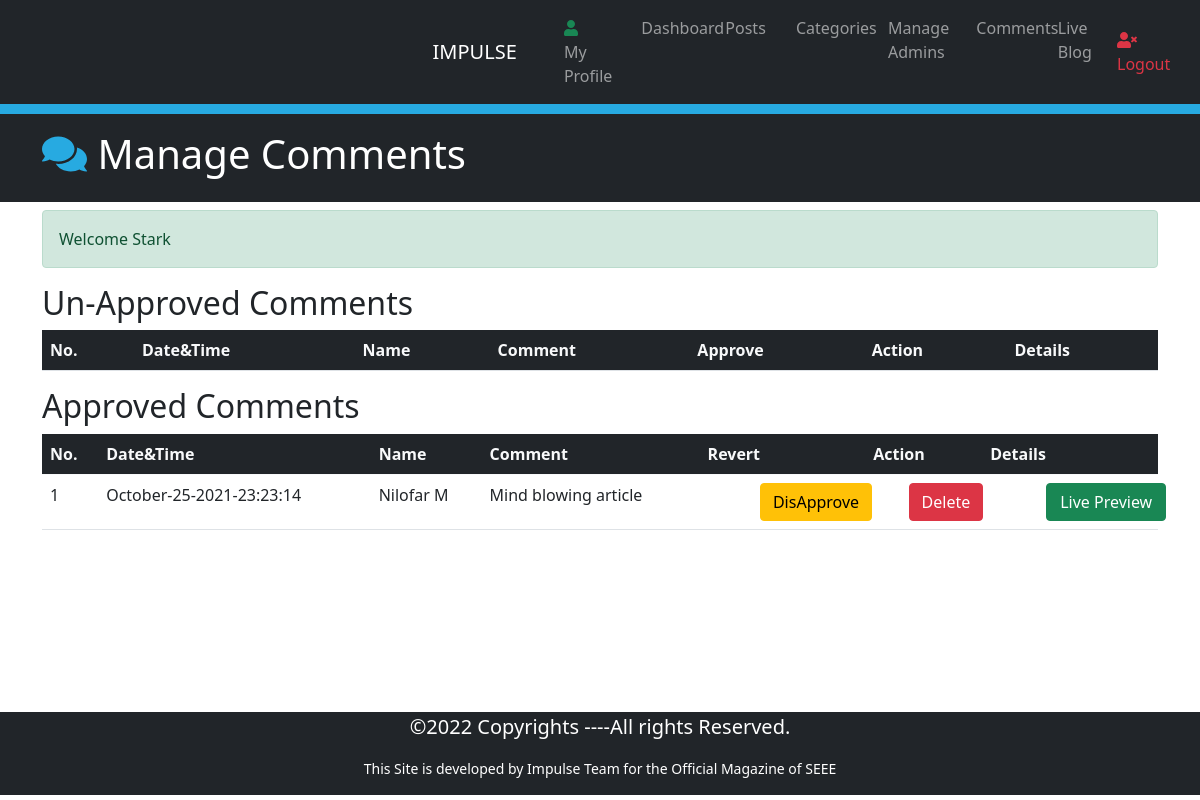
The app's page /comments.php (signed in) with its own data.
### tables this page shows
CREATE TABLE `comments` (
  `id` int(10) NOT NULL,
  `datetime` varchar(50) NOT NULL,
  `name` varchar(50) NOT NULL,
  `email` varchar(100) NOT NULL,
  `comment` varchar(500) NOT NULL,
  `approvedby` varchar(50) NOT NULL,
  `status` varchar(3) NOT NULL,
  `post_id` int(10) NOT NULL
);

### comments.php (the view, shortened to what this page needs)
<?php
  require_once('includes/sessions.php');
?>
<!DOCTYPE html>
<html lang="en">
<head>
    <link rel="stylesheet" href="css/bootstrap.min.css">
    <link rel="stylesheet" href="css/all.min.css">
    <link rel="stylesheet" href="css/style.css">
</head>
<body>
  <nav class="navbar navbar-expand-lg navbar-dark bg-dark">
    <div class="container">
      <a href="#" class="navbar-brand">IMPULSE</a>
      <div class="collapse navbar-collapse" id="navbarcollapseCMS">
        <ul class="navbar-nav mr-auto">
          <li class="nav-item">
            <a href="myprofile.php" class="nav-link"> <i class="fas fa-user text-success"></i> My Profile</a>
          </li>
          <li class="nav-item">
            <a href="dashboard.php" class="nav-link">Dashboard</a>
          </li>
          <li class="nav-item">
            <a href="posts.php" class="nav-link">Posts</a>
          </li>
          <li class="nav-item">
            <a href="Categories.php" class="nav-link">Categories</a>
          </li>
          <li class="nav-item">
            <a href="admin.php" class="nav-link">Manage Admins</a>
          </li>
          <li class="nav-item">
            <a href="comments.php" class="nav-link">Comments</a>
          </li>
          <li class="nav-item">
            <a href="blog.php?page=1" class="nav-link" target="_blank">Live Blog</a>
          </li>
        </ul>
        <ul class="navbar-nav ms-auto">
          <li class="nav-item">
            <a href="logout.php" class="nav-link text-danger"><i class="fas fa-user-times"></i> Logout</a>
          </li>
        </ul>
      </div>
    </div>
  </nav>
  <div style="height:10px; background:#27aae1;"></div>
  <header class="bg-dark text-white py-3">
    <div class="container">
      <div class="row">
        <div class="col-md-12">
          <h1><i class="fas fa-comments" style="color:#27aae1;"></i> Manage Comments</h1>
        </div>
      </div>
    </div>
  </header>
    <section class="container py-2 mb-4">
        <div class="row" style="min-height:30px;">
            <div class="col-lg-12" style="min-height:470px;">
                <?php
                    echo SuccessMessage();
                ?>
                <h2>Un-Approved Comments</h2>
                <table class="table table-stripped table-hover">
                    <thead class="thead-light text-light bg-dark">
                        <th>No. </th>
                        <th>Date&Time</th>
                        <th>Name </th>
                        <th>Comment</th>
                        <th>Approve</th>
                        <th>Action</th>
                        <th>Details</th>
                    </thead>
                </table>
                <h2>Approved Comments</h2>
                <table class="table table-stripped table-hover">
                    <thead class="thead-light text-light bg-dark">
                        <th>No. </th>
                        <th>Date&Time</th>
                        <th>Name </th>
                        <th>Comment</th>
                        <th>Revert</th>
                        <th>Action</th>
                        <th>Details</th>
                    </thead>
                    <?php
                        global $conn;
                        $sql = "SELECT * FROM comments WHERE status='ON' ORDER BY id desc";
                        $stmt = $conn->query($sql);
                        $stmt->execute();
                        $i = 0;
                        while($DataRows=$stmt->fetch()){
                            $CommentId = $DataRows["id"];
                            $DateTime = $DataRows["datetime"];
                            $CommenterName = $DataRows["name"];
                            $CommentContent = $DataRows["comment"];
                            $commentPostId = $DataRows["post_id"];
                            $i++;
                    ?>
                    <tbody>
                        <tr>
                            <td><?php echo htmlentities($i);?></td>
                            <td><?php echo htmlentities($DateTime);?></td>
                            <td><?php echo htmlentities($CommenterName);?></td>
                            <td><?php echo htmlentities($CommentContent);?></td>
                            <td><a class="btn btn-warning" href="DisApproveComments.php?id=<?php echo $CommentId;?>">DisApprove</a></td>
                            <td><a class="btn btn-danger" href="DeleteComments.php?id=<?php echo $CommentId?>">Delete</a></td>
                            <td><a style="min-width:120px;" class="btn btn-success" href="FullPost.php?id=<?php echo $commentPostId?>">Live Preview</a></td>
                        </tr>
                    </tbody>
                    <?php }; ?>
                </table>
            </div>
        </div>
    </section>
  <footer class="bg-dark text-white">
    <div class="container">
      <div class="row">
        <div class="col">
          <p class="lead text-center">&copy;<span id="year"></span> Copyrights ----All rights Reserved.</p>
          <p class="text-center small">This Site is developed by Impulse Team for the Official Magazine of SEEE</p>
        </div>
      </div>
    </div>
  </footer>
</body>
</html>

### css/style.css (style rules this page uses)
a { text-decoration: none; }
.update h2,a { position: relative; font-size: 1rem; color: #252839; margin-left: 35%; -webkit-animation-stroke: 0.3vw #383d52; }
h2::before,a::before { content: attr(data-text); position: absolute; top: 0; left: 0; width: 0; height: 100%; color: #01fe87; -webkit-animation-stroke: 0.3vw #383d52; border-radius:2px solid #01fe87; overflow: hidden; animation: animate 6s linear infinite; }

### records on screen
comments: datetime "October-25-2021-23:23:14", name "Nilofar M", comment "Mind blowing article"

### other values on screen
SuccessMessage() "Welcome Stark"
